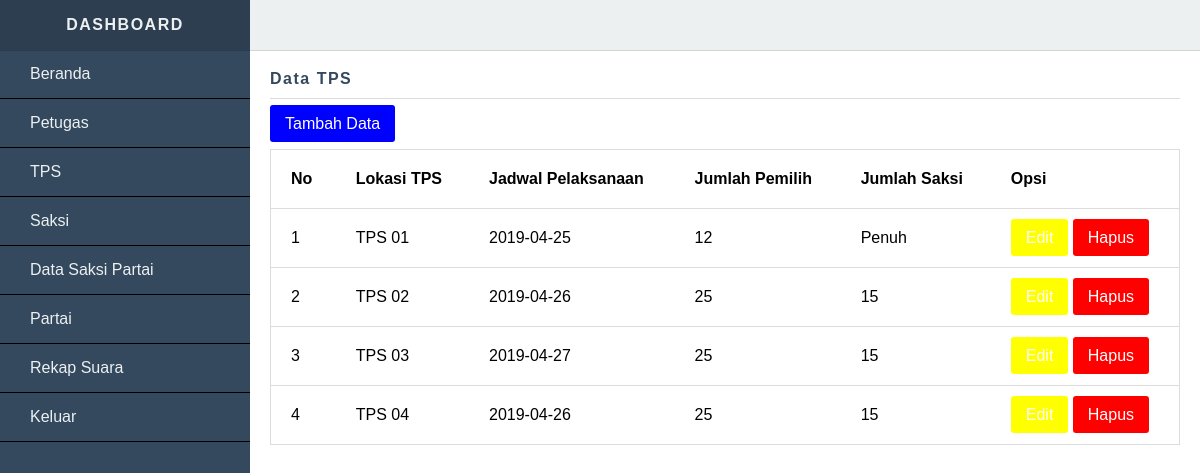
Page /dashboard/template.php?open=TPS (signed in) on the committed database.
### tables this page shows
CREATE TABLE `tps` (
  `IDTps` char(5) NOT NULL,
  `KategoriTPS` varchar(20) NOT NULL,
  `JadwalPelaksanaan` date NOT NULL,
  `JumlahPemilih` int(11) NOT NULL,
  `JumlahSaksi` int(11) NOT NULL
);

### dashboard/tps/index.php (the view)
<div class="page-header">Data TPS</div>
<p>
    <a href="?open=TPS-Tambah" class="btn btn-primary">Tambah Data</a>
</p>
<div class="table-responsive">
    <table class="table-style">
        <thead>
            <tr>
                <th>No</th>
                <th>Lokasi TPS</th>
                <th>Jadwal Pelaksanaan</th>
                <th>Jumlah Pemilih</th>
                <th>Jumlah Saksi</th>
                <th>Opsi</th>
            </tr>
        </thead>
        <?php
        $no = 0;
        $mysql = mysqli_query($koneksi, "SELECT * FROM tps") or die ("query error");
        while($data = mysqli_fetch_array($mysql))
        {
            $no++;
        ?>
        <tbody>
            <tr>
                <td><?= $no; ?></td>
                <td><?= $data['KategoriTPS']; ?></td>
                <td><?= $data['JadwalPelaksanaan']; ?></td>
                <td><?php if($data['JumlahPemilih'] == 0){ echo "Penuh";}else{ echo $data['JumlahPemilih'];}?></td>
                <td><?php if($data['JumlahSaksi'] == 0){ echo "Penuh";}else{ echo $data['JumlahSaksi'];}?></td>
                <td>
                    <a href="?open=TPS-Edit&id=<?= $data['IDTps']; ?>" class="btn btn-warning">Edit</a>
                    <a href="tps/hapus.php?id=<?= $data['IDTps']; ?>" class="btn btn-danger" onclick="return attention('Yakin ingin menghapus data ini?')">Hapus</a>
                </td>
            </tr>
        </tbody>
        <?php } ?>
    </table>
</div>

### assets/css/template.css (style rules this page uses)
* { -webkit-box-sizing:border-box; box-sizing:border-box; }
html, body { width:100%; height:100%; }
body { margin:0; padding:0; font-family:arial; }
.page-header { padding-bottom:10px; margin-bottom:10px; border-bottom:1px solid #dcdcdc; letter-spacing:1.5px; font-weight:bold; color:#34495e; }
.btn { padding:10px 15px; color:#fff; text-decoration:none; cursor:pointer; border-radius:3px; border:none; }
.btn-primary { background-color:blue; }
.btn-warning { background-color:yellow; }
.btn-danger { background-color:red; }
.table-responsive { overflow:auto; }
.table-style { border:1px solid #dcdcdc; width:100%; padding:20px; border-collapse:collapse; margin-bottom:20px; }
.table-style thead th { padding:20px; text-align:left; }
.table-style tbody td { padding:20px; border-top:1px solid #dcdcdc; text-align:left; }

### rows in the picture
tps: KategoriTPS "TPS 01", JadwalPelaksanaan "2019-04-25", JumlahPemilih "12", JumlahSaksi "Penuh"
tps: KategoriTPS "TPS 02", JadwalPelaksanaan "2019-04-26", JumlahPemilih "25", JumlahSaksi "15"
tps: KategoriTPS "TPS 03", JadwalPelaksanaan "2019-04-27", JumlahPemilih "25", JumlahSaksi "15"
tps: KategoriTPS "TPS 04", JadwalPelaksanaan "2019-04-26", JumlahPemilih "25", JumlahSaksi "15"
